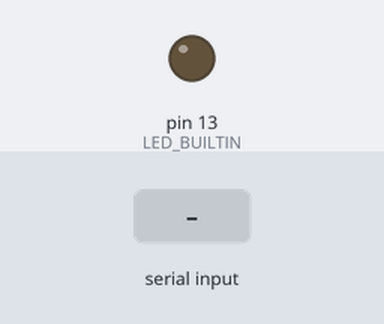
A sketch run on a simulated Arduino Uno, built with avr-gcc and run on an emulated ATmega328P. Shown: output pins drawn as LEDs (lit = HIGH). The inputs (shaded band) are chosen by the test bench. What the sketch prints to the serial monitor is not drawn.

Above: at 1.2 s.
1.3 s: "1" received over Serial
At 1.9 s:
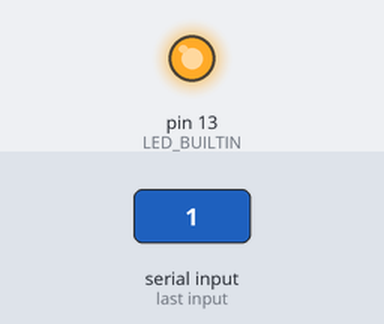
Timing chart, 0 to 4.3 s (numbered marks = the images above; inputs shaded):
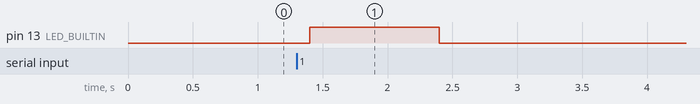

Measured:
- after the input at 1.3 s, pin 13 (LED_BUILTIN): LOW → HIGH after 0.10 s, → LOW 1.0 s later

The sketch:

blink_serial.ino
```cpp
const int analogInPin0 = A0;
const int analogInPin2 = A2;
char data[2];
int sensorValue = 0;
int status = 0;

void setup() {
  // initialize serial communications
  Serial.begin(115200);
  pinMode(LED_BUILTIN, OUTPUT);

}

void loop() {
  if (Serial.available()) {
    sensorValue = -10;//data[0];
    int bytesRead = Serial.readBytes(data, 1);
    data[bytesRead] = '\0';  // Null-terminate the string
    //Serial.print("Received: ");
    //Serial.println(data);
    digitalWrite(LED_BUILTIN, HIGH);  // turn the LED on (HIGH is the voltage level)
    status = 1;
  //analogRead(analogInPin);
  // print the results to the Serial Monitor:
    delay(1000); //8bits at 10hz
  }
  //digitalWrite(LED_BUILTIN, HIGH);  // turn the LED on (HIGH is the voltage level)
  digitalWrite(LED_BUILTIN, LOW);   // turn the LED off by making the voltage LOW
  Serial.write(sensorValue);
  delay(200); //8bits at 10hz
  sensorValue = 10;
}
```
